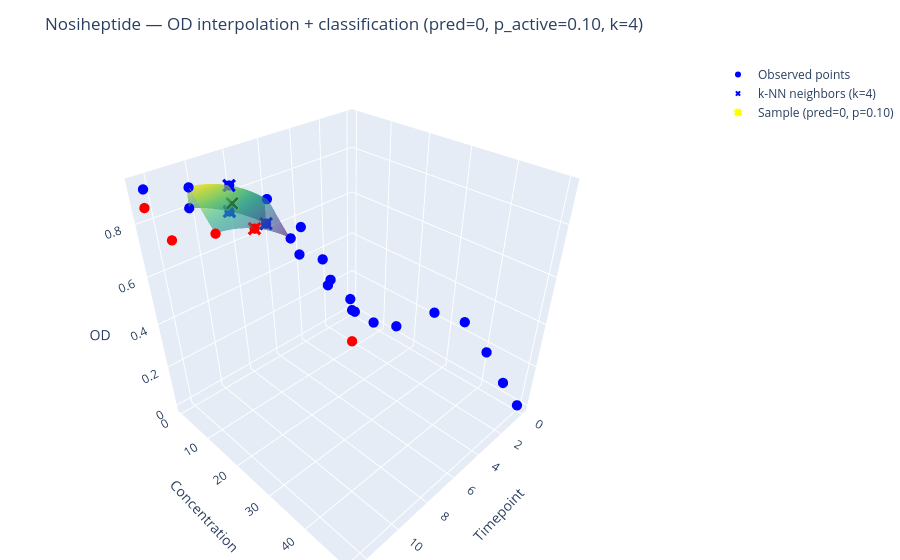

Write notebook code for a chart like this one.
### Markdown cell above
UM0054239:01 has a mistake at timepoint 6h and conc 7.9
Cefixime is very weird looking
Eltrombopag is wrong at timepoint 10.4
Should I oversample things that are active or have multiple concnetrations?

### Code cell
out = sample_cls_interpolation_plot(df_train, "Nosiheptide",k=4, spline_deg=2, eval_grid_size=100, log_base=10.0)
print("OD at sampled point (interpolated):")
out["fig"].show()

#Lefamulin (acetate)

### Figure 1 — Plotly figure (JSON) as saved in the notebook; plotly's stock layout.template omitted (floating-point values rounded to 4 significant figures; data arrays with more than 128 entries replaced by an {"elided": "..."} marker saying what was removed)
{"data": [{"colorscale": [[0, "#440154"], [0.1111, "#482878"], [0.2222, "#3e4989"], [0.3333, "#31688e"], [0.4444, "#26828e"], [0.5556, "#1f9e89"], [0.6667, "#35b779"], [0.7778, "#6ece58"], [0.8889, "#b5de2b"], [1, "#fde725"]], "name": "Interpolated OD surface", "opacity": 0.6, "showscale": false, "type": "surface", "x": {"elided": "100x100 float values"}, "y": {"elided": "100x100 float values"}, "z": {"elided": "100x100 float values"}}, {"marker": {"color": [0, 0, 0, 0, 0, 0, 0, 0, 0, 0, 0, 0, 0, 0, 0, 0, 0, 0, 0, 1, 0, 0, 0, 1, 1, 0, 1, 1], "colorscale": [[0, "blue"], [1, "red"]], "size": 6, "symbol": "circle"}, "mode": "markers", "name": "Observed points", "type": "scatter3d", "x": [0.0, 0.0, 0.0, 0.0, 2.08, 2.08, 2.08, 2.08, 4.16, 4.16, 4.16, 4.16, 6.24, 6.24, 6.24, 6.24, 8.32, 8.32, 8.32, 8.32, 10.4, 10.4, 10.4, 10.4, 12.48, 12.48, 12.48, 12.48], "y": [0.2, 1.2, 50.0, 7.9, 0.2, 1.2, 50.0, 7.9, 0.2, 1.2, 50.0, 7.9, 0.2, 1.2, 50.0, 7.9, 0.2, 1.2, 50.0, 7.9, 0.2, 1.2, 50.0, 7.9, 0.2, 1.2, 50.0, 7.9], "z": [0.0, 0.0, 0.0, 0.0, 0.215, 0.2521, 0.2182, 0.2083, 0.4374, 0.5714, 0.45, 0.4736, 0.6358, 0.7434, 0.6525, 0.6272, 0.7401, 0.8446, 0.7645, 0.7247, 0.8054, 0.8858, 0.8012, 0.7633, 0.8583, 0.9273, 0.8401, 0.7982]}, {"marker": {"color": [0, 0, 1, 0], "colorscale": [[0, "blue"], [1, "red"]], "size": 5, "symbol": "x"}, "mode": "markers", "name": "k-NN neighbors (k=4)", "type": "scatter3d", "x": [8.32, 8.32, 8.32, 6.24], "y": [0.2, 1.2, 7.9, 0.2], "z": [0.7401, 0.8446, 0.7247, 0.6358]}, {"hovertemplate": "t=%{x:.3g}<br>c=%{y:.3g}<br>OD≈%{z:.3g}<br>p_active=0.100<br>pred=0<extra></extra>", "marker": {"color": "black", "line": {"color": "yellow", "width": 2}, "size": 5, "symbol": "x"}, "mode": "markers", "name": "Sample (pred=0, p=0.10)", "type": "scatter3d", "x": [8.126], "y": [0.2773], "z": [0.7672]}], "layout": {"margin": {"b": 0, "l": 0, "r": 0, "t": 60}, "scene": {"aspectmode": "cube", "xaxis": {"title": {"text": "Timepoint"}}, "yaxis": {"title": {"text": "Concentration"}}, "zaxis": {"title": {"text": "OD"}}}, "title": {"text": "Nosiheptide — OD interpolation + classification (pred=0, p_active=0.10, k=4)"}}}
